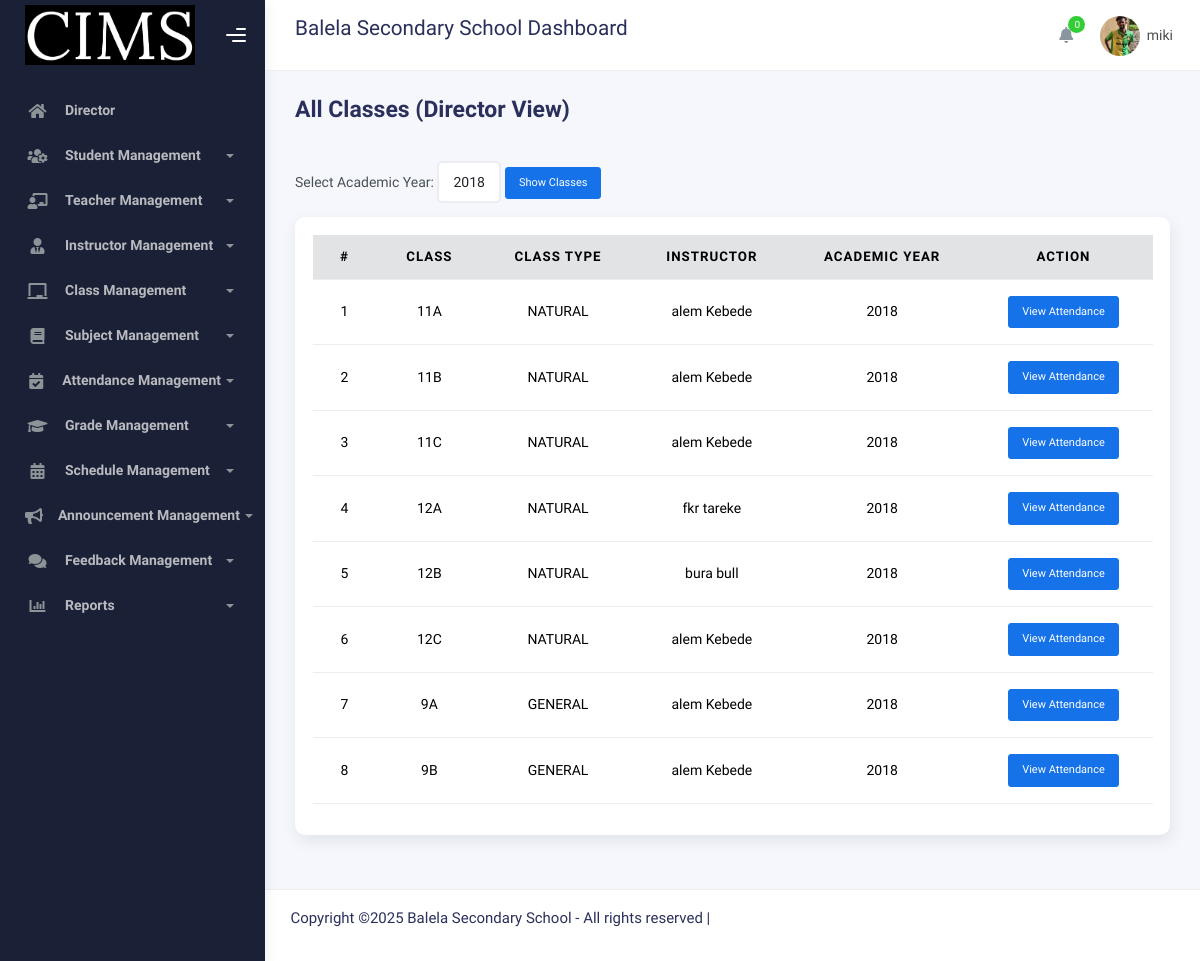
Before: /Director/view_attendance.php (signed in) with the older database file.
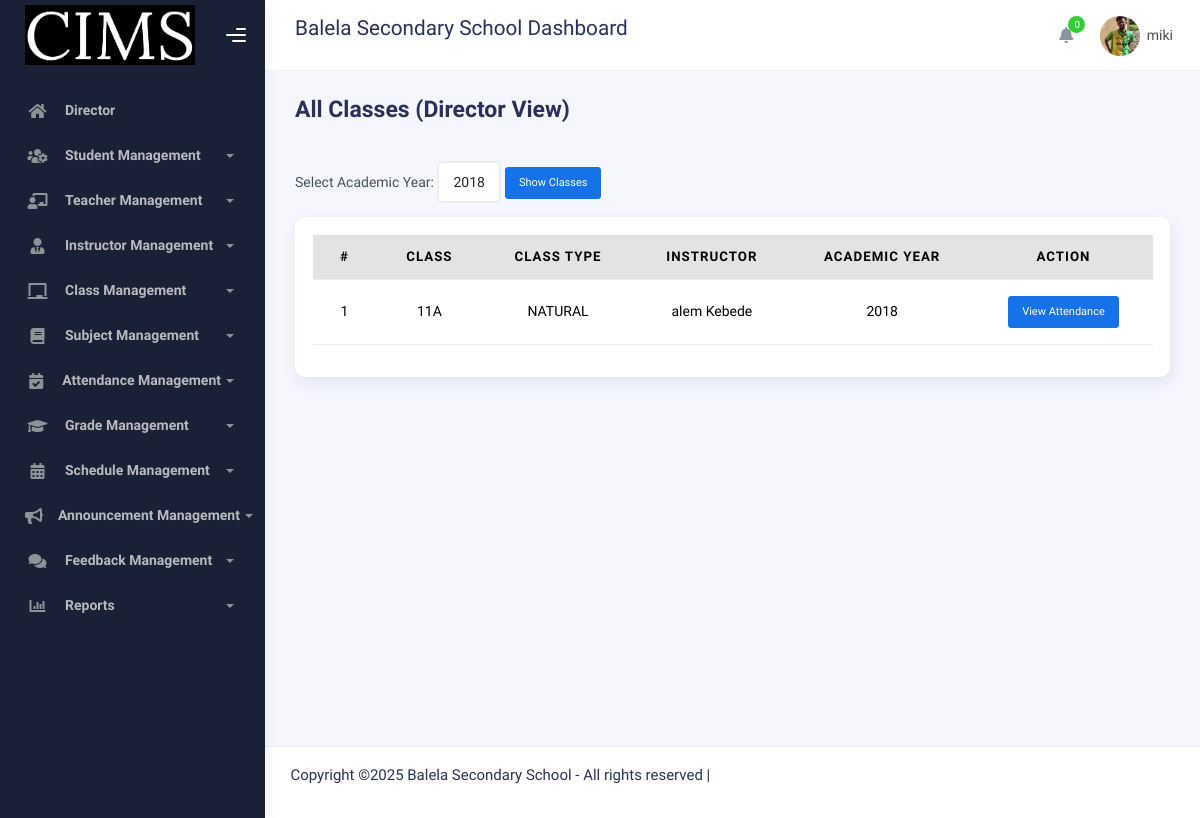
After: the same page with the newer database file.
### tables this page shows
CREATE TABLE IF NOT EXISTS `users` (
  `uid` int NOT NULL AUTO_INCREMENT,
  `idNumber` varchar(50) NOT NULL,
  `profile_picture` varchar(250) NOT NULL,
  `first_name` varchar(30) NOT NULL,
  `father_name` varchar(30) NOT NULL,
  `grandfather_name` varchar(30) NOT NULL,
  `gender` varchar(30) NOT NULL,
  `user_type` varchar(30) NOT NULL,
  `username` varchar(50) NOT NULL,
  `password` varchar(250) NOT NULL,
  `email` varchar(50) NOT NULL,
  `phone` varchar(50) NOT NULL,
  `user_status` int NOT NULL,
  PRIMARY KEY (`uid`)
);

CREATE TABLE IF NOT EXISTS `role_type` (
  `rid` int NOT NULL AUTO_INCREMENT,
  `role_name` varchar(50) NOT NULL,
  `abbreviation_name` varchar(30) NOT NULL,
  `description` text,
  `created_at` timestamp NULL DEFAULT CURRENT_TIMESTAMP,
  PRIMARY KEY (`rid`)
);

CREATE TABLE IF NOT EXISTS `assign_instructor` (
  `hid` int NOT NULL AUTO_INCREMENT,
  `instructor_id` int NOT NULL,
  `section_id` int NOT NULL,
  `academic_year` int NOT NULL,
  PRIMARY KEY (`hid`)
);

CREATE TABLE IF NOT EXISTS `sections` (
  `cid` int NOT NULL AUTO_INCREMENT,
  `section_name` varchar(30) NOT NULL,
  `class_type` varchar(30) NOT NULL,
  PRIMARY KEY (`cid`)
);

### connection/function.php (called while the page is built, shortened)
<?php
include 'connection.php';
function decryptPassword($encryptedPassword) {
    $key = hash('sha256', SECRET_KEY);
    $iv = substr(hash('sha256', SECRET_IV), 0, 16);
    return openssl_decrypt($encryptedPassword, ENCRYPT_METHOD, $key, 0, $iv);
}
function getUserByID($data)
{
    global $conn;
    $query = mysqli_query($conn, "SELECT * FROM users WHERE uid = '$data'");
    $result = mysqli_fetch_array($query);
    if ($result && isset($result["password"])) {
        $result["password"] = decryptPassword($result["password"]);
    }
    return $result;
}
function getRoleNameById($role_id) {
    global $conn;
    $role_id = (int)$role_id;
    $query = "SELECT role_name FROM role_type WHERE rid = $role_id";
    $result = mysqli_query($conn, $query);
    if ($result && mysqli_num_rows($result) > 0) {
        $row = mysqli_fetch_assoc($result);
        return $row['role_name'];
    }
    return null;
}
?>

### Director/view_attendance.php (the view, shortened to what this page needs)
<?php
include('directorHeader.php');
function fetchAcademicYears($conn){
    $res = mysqli_query($conn, "SELECT DISTINCT academic_year
                                FROM assign_instructor
                                ORDER BY academic_year DESC");
    $years = [];
    while($r = mysqli_fetch_assoc($res)){ $years[] = $r['academic_year']; }
    return $years;
}
function fetchAllClasses($conn, $year){
    $res = mysqli_query($conn, "SELECT at.hid, at.section_id, at.academic_year,
                                       s.section_name, s.class_type, i.first_name, i.father_name
                                FROM assign_instructor at
                                LEFT JOIN sections s ON at.section_id = s.cid
                                LEFT JOIN users i ON at.instructor_id = i.uid
                                WHERE at.academic_year = '$year'
                                ORDER BY s.section_name ASC");
    $tmp = [];
    while($r = mysqli_fetch_assoc($res)){ $tmp[] = $r; }
    return $tmp;
}
$years = fetchAcademicYears($conn);
$selectedYear = $_GET['academic_year'] ?? ($years[0] ?? null);
$classes = $selectedYear ? fetchAllClasses($conn, $selectedYear) : [];
?>
<div class="container">
  <div class="page-inner">
    <div class="page-header">
      <h3 class="fw-bold mb-3">All Classes (Director View)</h3>
    </div>
    <form method="GET" class="mb-3">
        <label for="academic_year">Select Academic Year:</label>
        <select name="academic_year" id="academic_year" class="form-control w-auto d-inline-block">
            <?php foreach($years as $year): ?>
                <option value="<?= $year ?>" <?= ($year == $selectedYear) ? 'selected' : '' ?>><?= $year ?></option>
            <?php endforeach; ?>
        </select>
        <button type="submit" class="btn btn-primary btn-sm">Show Classes</button>
    </form>
    <div class="card">
      <div class="card-body table-responsive">
        <table class="table table-hover text-center align-middle">
          <thead class="table-secondary">
            <tr>
              <th>#</th>
              <th>Class</th>
              <th>Class Type</th>
              <th>Instructor</th>
              <th>Academic Year</th>
              <th>Action</th>
            </tr>
          </thead>
          <tbody>
            <?php if(count($classes) > 0): $no=1; ?>
              <?php foreach($classes as $c): ?>
                <tr>
                  <td><?= $no++ ?></td>
                  <td><?= htmlspecialchars($c['section_name']) ?></td>
                  <td><?= htmlspecialchars($c['class_type']) ?></td>
                  <td><?= htmlspecialchars($c['first_name'].' '.$c['father_name']) ?></td>
                  <td><?= htmlspecialchars($c['academic_year']) ?></td>
                  <td>
                    <button type="button"
                            class="btn btn-primary btn-sm view-students"
                            data-class-id="<?= $c['hid'] ?>"
                            data-class-name="<?= htmlspecialchars($c['section_name'].' - '.$c['class_type']) ?>"
                            data-year="<?= $c['academic_year'] ?>">
                        View Attendance
                    </button>
                  </td>
                </tr>
              <?php endforeach; ?>
            <?php else: ?>
              <tr><td colspan="6" class="text-danger">No classes for this year.</td></tr>
            <?php endif; ?>
          </tbody>
        </table>
      </div>
    </div>
  </div>
</div>
<?php include('../Admin/footer.php'); ?>

### Director/directorHeader.php (shortened to what this page needs)
<?php
include '../connection/connection.php';
include '../connection/function.php';
?>
<!DOCTYPE html>
<html lang="en">
<head>
	<link rel="stylesheet" href="../assets/css/bootstrap.min.css">
	<link rel="stylesheet" href="../assets/css/plugins.min.css">
	<link rel="stylesheet" href="../assets/css/kaiadmin.min.css">
</head>
<?php
$profile = getUserByID($_SESSION["uid"]);
$roleName = getRoleNameById($profile["user_type"]);
if (isset($_SESSION["uid"]) and ($roleName == "Director")) {
?>
<body>
<div class="wrapper">
  <div class="sidebar" data-background-color="dark">
<div class="sidebar-logo">
 <div class="logo-header" data-background-color="dark">
   <div class = "logo">
	<img src="../assets/img/logo.png" alt="navbar brand" class="navbar-brand" height="60" width="170">
   </div>
  <div class="nav-toggle">
	<button class="btn btn-toggle toggle-sidebar"><i class="gg-menu-right"></i></button>
	<button class="btn btn-toggle sidenav-toggler"><i class="gg-menu-left"></i></button></div>
	<button class="topbar-toggler more"><i class="gg-more-vertical-alt"></i></button></div>
   </div>
<div class="sidebar-wrapper scrollbar scrollbar-inner">
  <div class="sidebar-content">
	<ul class="nav nav-secondary">
	  <li class="nav-item">
    <a href="director.php" class="collapsed"><i class="fas fa-home"></i><p><?php echo $roleName = getRoleNameById($profile["user_type"]); ?></p></a></li>
<li class="nav-item">
    <a data-bs-toggle="collapse" href="#users" role="button" aria-expanded="false" aria-controls="users">
        <i class="fas fa-users-cog"></i>
        <p>Student Management</p>
        <span class="caret"></span>
    </a>
</li>
      <li class="nav-item">
        <a data-bs-toggle="collapse" href="#teachers" role="button" aria-expanded="false" aria-controls="teachers">
          <i class="fas fa-chalkboard-teacher"></i>
          <p>Teacher Management</p>
          <span class="caret"></span>
        </a>
      </li>
      <li class="nav-item">
        <a data-bs-toggle="collapse" href="#instructors" role="button" aria-expanded="false" aria-controls="instructors">
          <i class="fas fa-user-tie"></i>
          <p>Instructor Management</p>
          <span class="caret"></span>
        </a>
      </li>
      <li class="nav-item">
        <a data-bs-toggle="collapse" href="#class" role="button" aria-expanded="false" aria-controls="class">
          <i class="fas fa-chalkboard"></i>
          <p>Class Management</p>
          <span class="caret"></span>
        </a>
      </li>
      <li class="nav-item">
        <a data-bs-toggle="collapse" href="#subject" role="button" aria-expanded="false" aria-controls="subject">
          <i class="fas fa-book"></i>
          <p>Subject Management</p>
          <span class="caret"></span>
        </a>
      </li>
          <li class="nav-item">
            <a data-bs-toggle="collapse" href="#attendance" role="button" aria-expanded="false" aria-controls="attendance">
              <i class="fas fa-calendar-check"></i>
              <p>Attendance Management</p>
              <span class="caret"></span>
            </a>
          </li>
          <li class="nav-item">
            <a data-bs-toggle="collapse" href="#grades" role="button" aria-expanded="false" aria-controls="grades">
              <i class="fas fa-graduation-cap"></i>
              <p>Grade Management</p>
              <span class="caret"></span>
            </a>
          </li>
          <li class="nav-item">
            <a data-bs-toggle="collapse" href="#schedule" role="button" aria-expanded="false" aria-controls="schedule">
              <i class="fas fa-calendar-alt"></i>
              <p>Schedule Management</p>
              <span class="caret"></span>
            </a>
          </li>
          <li class="nav-item">
            <a data-bs-toggle="collapse" href="#announcement" role="button" aria-expanded="false" aria-controls="announcement">
              <i class="fas fa-bullhorn"></i>
              <p>Announcement Management</p>
              <span class="caret"></span>
            </a>
          </li>
          <li class="nav-item">
            <a data-bs-toggle="collapse" href="#feedback" role="button" aria-expanded="false" aria-controls="feedback">
              <i class="fas fa-comments"></i>
              <p>Feedback Management</p>
              <span class="caret"></span>
            </a>
          </li>
<li class="nav-item">
  <a data-bs-toggle="collapse" href="#reports"><i class="fas fa-chart-bar"></i><p>Reports</p><span class="caret"></span></a>
     </li>
    </ul>
  </div>
 </div>
</div>
<div class="main-panel">
	<div class="main-header">
<nav class="navbar navbar-header navbar-header-transparent navbar-expand-lg border-bottom">
  <div class="container-fluid">
	<div class="input-group">
	  <div class="input-group-prepend">
		<h4>Balela Secondary School Dashboard </h4></div>
	    <ul class="navbar-nav topbar-nav ms-md-auto align-items-center">
<ul class="navbar-nav topbar-nav ms-md-auto align-items-center">
 <li class="nav-item topbar-icon dropdown hidden-caret">
  <a class="nav-link dropdown-toggle" href="#" id="notifDropdown" role="button" data-bs-toggle="dropdown" aria-haspopup="true" aria-expanded="false">
   <i class="fa fa-bell"></i><span class="notification" id="notifCount">0</span></a>
	</li>
<li class="nav-item topbar-user dropdown hidden-caret">
 <a class="dropdown-toggle profile-pic" data-bs-toggle="dropdown" href="#" aria-expanded="false">
    <div class="avatar-sm"><img class="profile-img" src="<?php echo $profile["profile_picture"]; ?>"
	       alt="Profile Picture" width="100" height="100"></div>
    <span class="profile-username"><span class="op-7"><?php echo "$profile[username]";?></span></span></span>
 </a>
				</li>
			</ul>
		</div>
	</nav>
</div>
<?php
} else {
}
?>

### Admin/footer.php (shortened to what this page needs)
<footer class="footer">
  <div class="container-fluid">
        <p>Copyright &copy;<script>document.write(new Date().getFullYear());</script>
         Balela Secondary School - All rights reserved |</p>
  			</div>
  		</footer>
  	</div>
  </div>
<link rel="stylesheet" href="https://cdn.jsdelivr.net/npm/bootstrap-icons@1.10.5/font/bootstrap-icons.css">
  </body>
</html>

### Director/directorHeader.php (style rules this page uses)
.profile-img { width: 40px; height: 40px; border-radius: 80%; object-fit: cover; }

Changed rows visible on the page:
removed assign_instructor: section.section_name "11B", section.class_type "NATURAL", instructor.father_name "alem Kebede", academic_year "2018"
removed assign_instructor: section.section_name "11C", section.class_type "NATURAL", instructor.father_name "alem Kebede", academic_year "2018"
removed assign_instructor: section.section_name "12A", section.class_type "NATURAL", instructor.father_name "fkr tareke", academic_year "2018"
removed assign_instructor: section.section_name "12B", section.class_type "NATURAL", instructor.father_name "bura bull", academic_year "2018"
removed assign_instructor: section.section_name "12C", section.class_type "NATURAL", instructor.father_name "alem Kebede", academic_year "2018"
removed assign_instructor: section.section_name "9A", section.class_type "GENERAL", instructor.father_name "alem Kebede", academic_year "2018"
removed assign_instructor: section.section_name "9B", section.class_type "GENERAL", instructor.father_name "alem Kebede", academic_year "2018"
